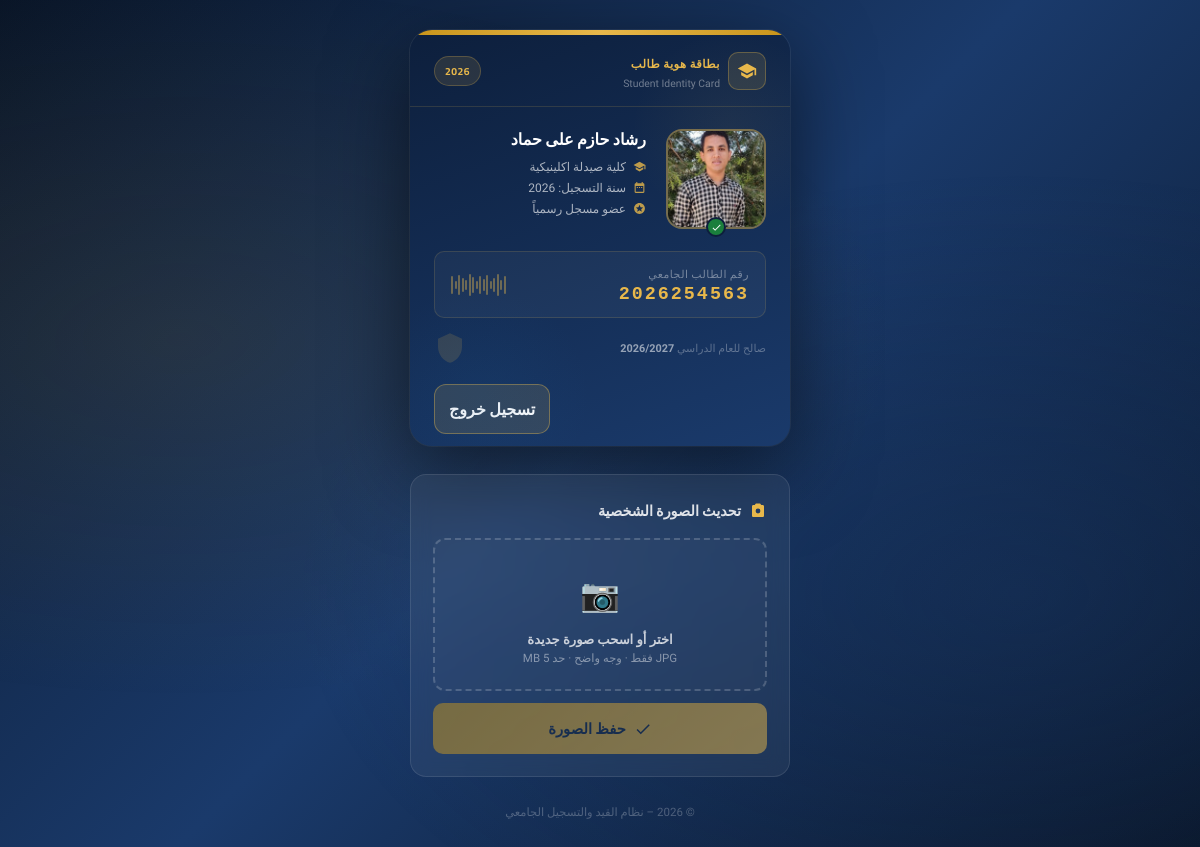
The app's page /student/2026254563 with its own data.
### tables this page shows
CREATE TABLE students (
    id            INTEGER PRIMARY KEY AUTOINCREMENT,
    student_id    TEXT    NOT NULL UNIQUE,
    full_name     TEXT    NOT NULL,
    year          TEXT    NOT NULL,
    college       TEXT    NOT NULL,
    email         TEXT,
    image_path    TEXT    NOT NULL,
    registered_by INTEGER REFERENCES users(id),
    created_at    DATETIME DEFAULT CURRENT_TIMESTAMP,
    updated_at    DATETIME DEFAULT CURRENT_TIMESTAMP
);

### app.py (the view)
@app.route("/student/<student_id>")
def student_card(student_id):
    student_id = to_eng(student_id.strip())
    db  = get_db(); cur = db.cursor()
    cur.execute(f"SELECT * FROM students WHERE student_id={ph()}", (student_id,))
    row = _row_to_dict(cur.fetchone()); db.close()
    if not row: abort(404)
    return render_template("student_card.html", student=row)

### app.py (called while the page is built)
@app.after_request
def add_security_headers(response):
    response.headers["X-Frame-Options"] = "SAMEORIGIN"  # Clickjacking mitigation (V-008)
    response.headers["X-Content-Type-Options"] = "nosniff"  # MIME sniffing prevention (V-024)
    response.headers["Content-Security-Policy"] = (
        "default-src 'self'; "
        "script-src 'self' 'unsafe-inline' https://fonts.googleapis.com; "
        "style-src 'self' 'unsafe-inline' https://fonts.googleapis.com; "
        "img-src 'self' data: https://res.cloudinary.com; "
        "font-src 'self' https://fonts.gstatic.com; "
        "frame-ancestors 'none';"
    )
    response.headers["Strict-Transport-Security"] = "max-age=31536000; includeSubDomains"
    return response

def to_eng(s): return s.translate(ARABIC_MAP)

def _row_to_dict(row) -> dict:
    if row is None: return {}
    if USE_PG: return dict(row)
    return dict(zip(row.keys(), row))

### database.py (called while the page is built)
def get_db():
    if USE_PG:
        conn = psycopg2.connect(DB_URL, cursor_factory=psycopg2.extras.RealDictCursor)
        return conn
    else:
        os.makedirs(os.path.dirname(SQLITE_PATH), exist_ok=True)
        conn = sqlite3.connect(SQLITE_PATH)
        conn.row_factory = sqlite3.Row
        conn.execute("PRAGMA journal_mode=WAL")
        conn.execute("PRAGMA foreign_keys=ON")
        return conn

def ph() -> str:
    return "%s" if USE_PG else "?"

### templates/student_card.html (shortened to what this page needs)
<!DOCTYPE html>
<html lang="ar" dir="rtl">
<head>
</head>
<body>
<div class="id-card">
  <div class="card-accent"></div>
  <div class="card-geo"></div>
  <div class="card-geo2"></div>
  <div class="card-header">
    <div class="uni-badge">
      <div class="uni-icon">
        <svg viewBox="0 0 24 24"><path d="M12 3L1 9l11 6 9-4.91V17h2V9L12 3zM5 13.18v4L12 21l7-3.82v-4L12 17l-7-3.82z"/></svg>
      </div>
      <div class="uni-text">
        <h3>بطاقة هوية طالب</h3>
        <p>Student Identity Card</p>
      </div>
    </div>
    <span class="card-type">{{ student.year }}</span>
  </div>
  <div class="card-body">
    <div class="photo-wrap">
      <div class="photo-ring" id="photo-ring" onclick="document.getElementById('quick-upload').click()">
        <img src="{% if student.image_path.startswith('http') %}{{ student.image_path }}{% else %}/static/{{ student.image_path }}{% endif %}" alt="{{ student.full_name }}" id="card-photo">
      </div>
      <div class="photo-status">
        <svg viewBox="0 0 24 24"><path d="M9 16.17L4.83 12l-1.42 1.41L9 19 21 7l-1.41-1.41L9 16.17z"/></svg>
      </div>
    </div>
    <div class="card-info">
      <div class="student-name">{{ student.full_name }}</div>
      <div class="info-row">
        <svg viewBox="0 0 24 24"><path d="M12 3L1 9l11 6 9-4.91V17h2V9L12 3zM5 13.18v4L12 21l7-3.82v-4L12 17l-7-3.82z"/></svg>
        <span>{{ student.college }}</span>
      </div>
      <div class="info-row">
        <svg viewBox="0 0 24 24"><path d="M9 11H7v2h2v-2zm4 0h-2v2h2v-2zm4 0h-2v2h2v-2zm2-7h-1V2h-2v2H8V2H6v2H5c-1.11 0-2 .9-2 2v14c0 1.1.89 2 2 2h14c1.1 0 2-.9 2-2V6c0-1.1-.9-2-2-2zm0 16H5V9h14v11z"/></svg>
        <span>سنة التسجيل: {{ student.year }}</span>
      </div>
      <div class="info-row">
        <svg viewBox="0 0 24 24"><path d="M11.99 2C6.47 2 2 6.48 2 12s4.47 10 9.99 10C17.52 22 22 17.52 22 12S17.52 2 11.99 2zm4.24 16L12 15.45 7.77 18l1.12-4.81-3.73-3.23 4.92-.42L12 5l1.92 4.53 4.92.42-3.73 3.23L16.23 18z"/></svg>
        <span>عضو مسجل رسمياً</span>
      </div>
    </div>
  </div>
  <div class="card-id-strip">
    <div>
      <div class="id-label">رقم الطالب الجامعي</div>
      <div class="id-number">{{ student.student_id }}</div>
    </div>
    <div class="id-barcode" id="barcode"></div>
  </div>
  <div class="card-footer">
    <span class="validity">صالح للعام الدراسي <strong>{{ student.year }}/{{ student.year|int + 1 }}</strong></span>
    <svg style="width:32px;height:32px;opacity:.15" viewBox="0 0 24 24" fill="rgba(232,184,75,1)">
      <path d="M12 1L3 5v6c0 5.55 3.84 10.74 9 12 5.16-1.26 9-6.45 9-12V5l-9-4z"/>
    </svg>
  </div>
  <div style="display:flex;justify-content:flex-end;padding:0 24px 12px">
    <a class="logout-btn" href="{{ url_for('auth_logout') }}">تسجيل خروج</a>
  </div>
</div>
<div class="update-panel">
  <h3>
    <svg viewBox="0 0 24 24"><path d="M12 15.2A3.2 3.2 0 0 1 8.8 12 3.2 3.2 0 0 1 12 8.8 3.2 3.2 0 0 1 15.2 12 3.2 3.2 0 0 1 12 15.2M18.2 4H16.4L14.8 2H9.2L7.6 4H5.8C4.8 4 4 4.8 4 5.8v12.4C4 19.2 4.8 20 5.8 20h12.4c1 0 1.8-.8 1.8-1.8V5.8C20 4.8 19.2 4 18.2 4z"/></svg>
    تحديث الصورة الشخصية
  </h3>
  <div class="upload-zone" id="up-zone">
    <span class="uz-icon">📷</span>
    <p><strong>اختر أو اسحب صورة جديدة</strong></p>
    <p style="margin-top:4px;font-size:.72rem">JPG فقط · وجه واضح · حد 5 MB</p>
  </div>
  <button class="btn-update" id="update-btn" disabled>
    <svg viewBox="0 0 24 24"><path d="M9 16.17L4.83 12l-1.42 1.41L9 19 21 7l-1.41-1.41L9 16.17z"/></svg>
    حفظ الصورة
  </button>
</div>
<footer>
  © 2026 – نظام القيد والتسجيل الجامعي
</footer>
</body>
</html>

### records on screen
students: year "2026", image_path (picture), full_name "رشاد حازم على حماد", college "كلية صيدلة اكلينيكية", student_id "2026254563", student.year|int+1 "2027"
